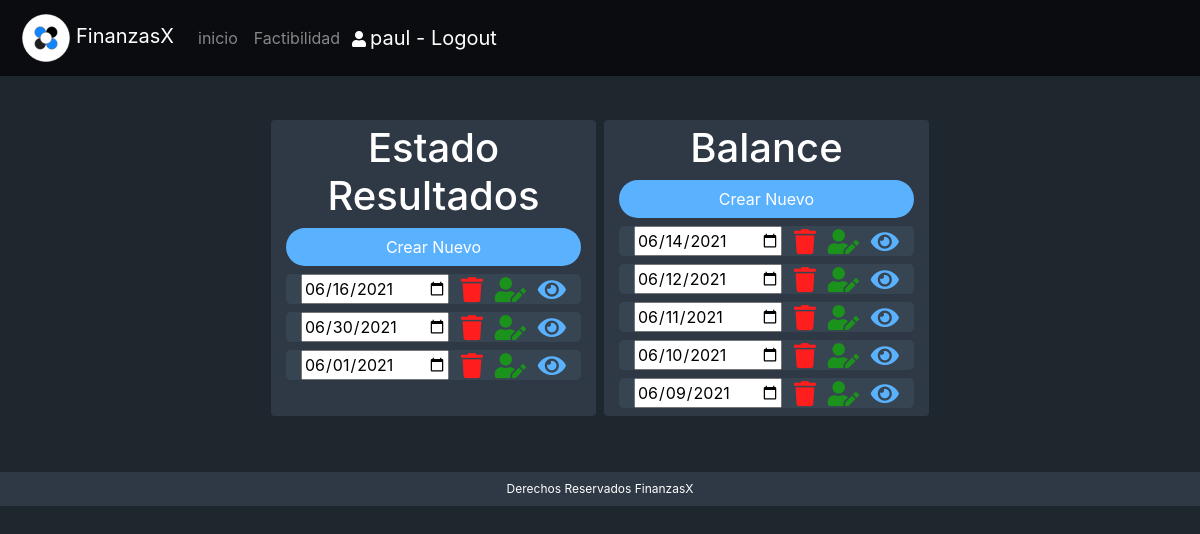
Page /gestion/ (signed in) on the earlier database version.
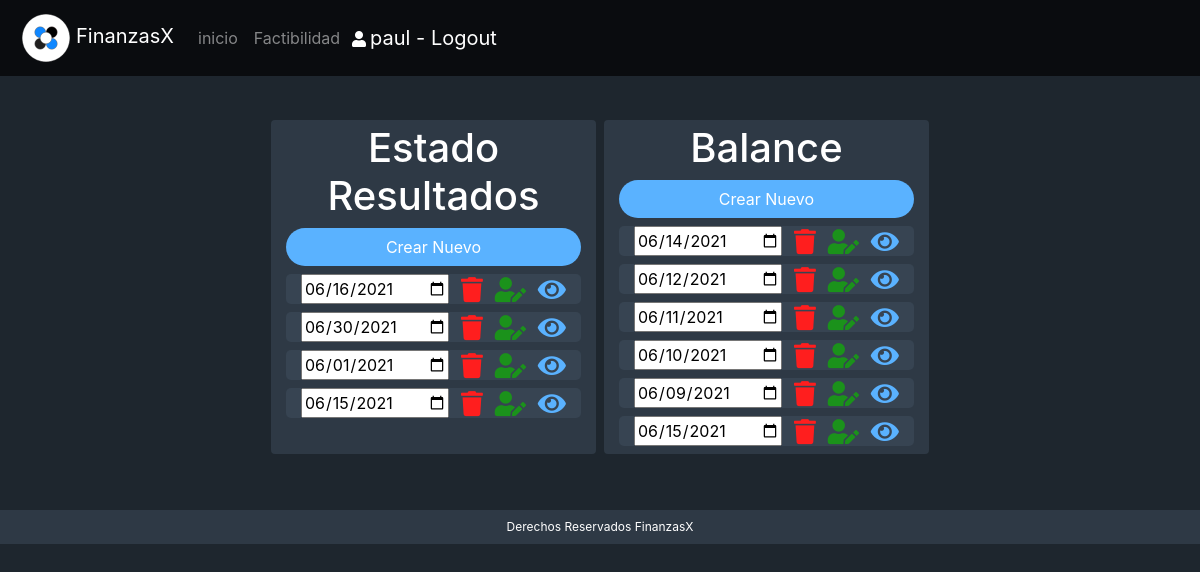
Same page on the later database version.
### gestion/models.py (models this page shows, shortened)
class EstadoResultados(models.Model):
    ventas = models.FloatField(default=0)
    devolucionesVentas = models.FloatField(default=0)
    descuentosVentas = models.FloatField(default=0)
    bonifRebVentas = models.FloatField(default=0)
    inventarioInicial = models.FloatField(default=0)
    compras = models.FloatField(default=0)
    fletesCompras = models.FloatField(default=0)
    gastosImportacion = models.FloatField(default=0)
    devolucionesCompras = models.FloatField(default=0)
    descuentosCompras = models.FloatField(default=0)
    bonificacionCompras = models.FloatField(default=0)
    inventarioFinal = models.FloatField(default=0)
    sueldoVendedores = models.FloatField(default=0)
    comisionVenta = models.FloatField(default=0)
    propaganda = models.FloatField(default=0)
    impuestosMunicipales = models.FloatField(default=0)
    gastosAlquiler = models.FloatField(default=0)
    gastosGenerales = models.FloatField(default=0)
    sueldoAdministracion = models.FloatField(default=0)
    perdidasCuentasMalas = models.FloatField(default=0)
    alquileresGanados = models.FloatField(default=0)
    interesesGanados = models.FloatField(default=0)
    comisionesGanadas = models.FloatField(default=0)
    interesesGastos = models.FloatField(default=0)
    perdidasVentas = models.FloatField(default=0)
    perdidaEnRoboMercancia = models.FloatField(default=0)
    fechaCreacion = models.DateField(default=datetime.now)
    creador = models.ForeignKey(settings.AUTH_USER_MODEL,on_delete=models.CASCADE)

class BalanceGeneral(models.Model):
    disponible = models.FloatField(default=0)
    valoresNegociables = models.FloatField(default=0)
    deudoresPorVenta = models.FloatField(default=0)
    deudoresVarios = models.FloatField(default=0)
    impuestosPorRecuperar = models.FloatField(default=0)
    cuentaPorPagar = models.FloatField(default=0)
    provedores = models.FloatField(default=0)
    retenciones = models.FloatField(default=0)
    convenioConInstituciones = models.FloatField(default=0)
    otros = models.FloatField(default=0)
    mueblesUtiles = models.FloatField(default=0)
    maquinariaEquipoOficina = models.FloatField(default=0)
    otrosActivosFijos = models.FloatField(default=0)
    equipoTransporte = models.FloatField(default=0)
    acredoresHipotecarios = models.FloatField(default=0)
    programasComputacionales = models.FloatField(default=0)
    otros2 = models.FloatField(default=0)
    amortizaciones = models.FloatField(default=0)
    capitalSocial = models.FloatField(default=0)
    utilidadesRetenidas = models.FloatField(default=0)
    fechaCreacion = models.DateField(default=datetime.now)
    creador = models.ForeignKey(settings.AUTH_USER_MODEL,on_delete=models.CASCADE)

### gestion/views.py (the view)
# urls.py: path('',views.index)
def index(request):
    balance=''
    estadoResultados=''
    if str(request.user) != 'AnonymousUser':
        balance = BalanceGeneral.objects.filter(creador=request.user)
        estadoResultados=EstadoResultados.objects.filter(creador=request.user)
    contexto={
        'listaBalance':balance,
        'listaEstadoResultados':estadoResultados
    }
    return render(request,'gestion/index.html',contexto)

### gestion/templates/gestion/index.html (shortened to what this page needs)
{% extends "base_menu.html" %}
{% load static %}
{% block content %}
{% if user.is_authenticated %}
<div class="col-md-12 d-flex justify-content-center mt-5 mb-5">
  <div class="col-md-10  col-sm-12   pl-0 pr-0 d-flex justify-content-center fw-wrap">
    <div class="col-md-4 dark rounded ml-1 mr-1 pl-0 pr-0 mt-2 mb-2">
      <div class="col-md-12 mt-1 mb-1"><h1 class="text-center">Estado Resultados</h1></div>
    <div class="col-md-12 d-flex justify-content-center mt-1 mb-1">
      <button id="agregar" class="btn colorSave col-md-12 ml-2 mr-2 pl-0 pr-0 boton" onclick="window.location='{% url 'gestion:crearEstadoResultados' %}'">Crear Nuevo</button>
    </div>
    <div id="tableEstadoResultados" class="col-md-12 mt-1 mb-1  ">
      {% for a in listaEstadoResultados %}
      <div class="col-md-12 mt-2 mb-2 d-flex justify-content-between campo">
        <input type="date" value="{{ a.fechaCreacion|date:'Y-m-d' }}">
        <li onclick="window.location='{% url 'gestion:eliminarEstadoResultados' a.id %}'" class="fas fa-trash delete d-flex align-items-center" title="Eliminar"></li>
        <li onclick="window.location='{% url 'gestion:actualizarEstadoResultados' a.id %}'" class="fas fa-user-edit d-flex align-items-center update" title="Actualizar"></li>
        <li onclick="window.location='{% url 'gestion:detalleEstadoResultados' a.id %}'" class="fas fa-eye d-flex align-items-center watch" title="Ver"></li>
      </div>
      {% endfor %}
    </div>
    </div>
    <div class="col-md-4   dark rounded ml-1 mr-1 pl-0 pr-0 mt-2 mb-2">
      <div class="col-md-12 mt-1 mb-1"><h1 class="text-center">Balance</h1></div>
    <div class="col-md-12 d-flex justify-content-center mt-1 mb-1">
      <button id="agregar" class="btn colorSave col-md-12 ml-2 mr-2 pl-0 pr-0 boton" onclick="window.location='{% url 'gestion:crearBalance' %}'">Crear Nuevo</button>
    </div>
    <div id="tableEstadoResultados" class="col-md-12 mt-1 mb-1 ">
      {% for a in listaBalance %}
      <div class="col-md-12 mt-2 mb-2 d-flex justify-content-between campo">
        <input type="date" value="{{ a.fechaCreacion|date:'Y-m-d' }}">
        <li onclick="window.location='{% url 'gestion:eliminarBalance' a.id %}'" class="fas fa-trash delete d-flex align-items-center" title="Eliminar"></li>
        <li onclick="window.location='{% url 'gestion:actualizarBalance' a.id %}'" class="fas fa-user-edit d-flex align-items-center update" title="Actualizar"></li>
        <li onclick="window.location='{% url 'gestion:detalleBalance' a.id %}'" class="fas fa-eye d-flex align-items-center watch" title="Ver"></li>
      </div>
      {% endfor %}
    </div>
    </div>
  </div>
</div>
{% endif %}
{% endblock %}

Differences in the rows shown:
added EstadoResultados: fechaCreacion "06/15/2021"
added BalanceGeneral: fechaCreacion "06/15/2021"
